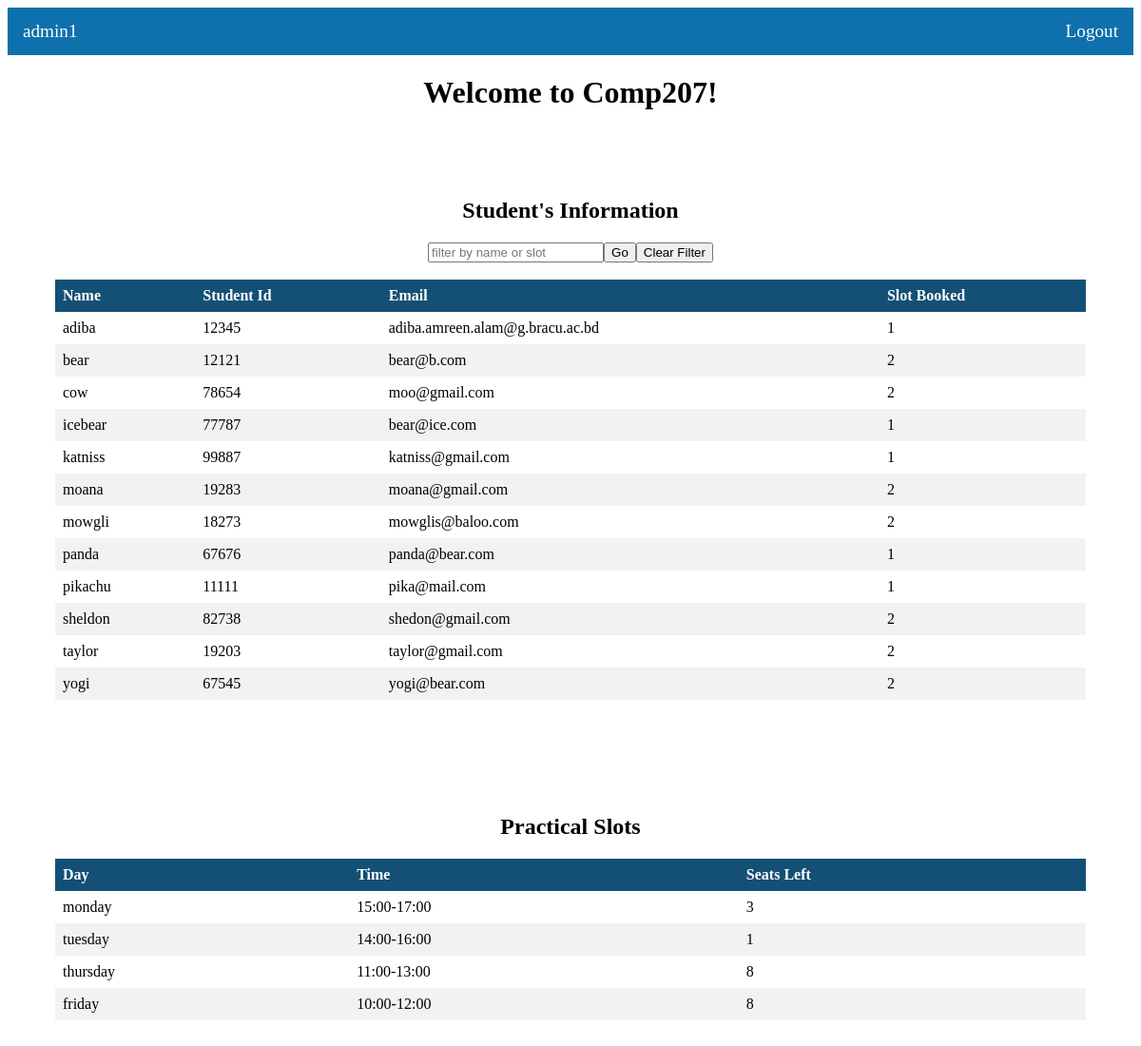
The app's page /admindashboard.php?sort=name (signed in) with its own data.
### tables this page shows
CREATE TABLE `students` (
  `name` varchar(100) NOT NULL,
  `email` varchar(100) NOT NULL,
  `sid` int(5) NOT NULL,
  `slot_booked` int(11) NOT NULL
);

CREATE TABLE `slots` (
  `slotid` int(11) NOT NULL,
  `day` varchar(20) NOT NULL,
  `time` varchar(20) NOT NULL,
  `seats_left` int(11) NOT NULL
);

### admindashboard.php (the view, shortened to what this page needs)
<?php
include("connectdb.php");
$sql1 = "SELECT * FROM students";
if(isset($_GET['sort'])){
    $sort = $_GET['sort'];
    $sql1 .= " ORDER BY $sort";
  }
?>
<!DOCTYPE html>
<html>
<head>
    <link rel="stylesheet" href="style.css" />
</head>
<body>
    <ul class="navbar">
        <li class="nav-item" style="float: left; font-family: geneva;"><a class="nav-link" href="admindashboard.php"><?php echo $_SESSION['username']; ?></a></li>
        <li class="nav-item"><a class="nav-link" href="logout.php">Logout</a></li>
    </ul>
    <div class ="row">
        <h1>Welcome to Comp207!</h1>
    </div>
    <div class="tablec">
    <h2 style="text-align: center;">Student's Information</h2>
    <form class="filterform" method="post" action="admindashboard.php">
        <input type="text" id="filter" name="filter" placeholder="filter by name or slot" tabindex="0"/>
        <input type="submit" name="Filterbutton" id="Filterbutton" value="Go"/>
        <input type="submit" name="Clearbutton" id="Clearbutton" value="Clear Filter"/>
    </form>
    <table>
        <thead>
            <tr>
                <th><a href="admindashboard.php?sort=name">Name</a></th>
                <th><a href="admindashboard.php?sort=sid">Student Id</a></th>
                <th><a href="admindashboard.php?sort=email">Email</a></th>
                <th><a href="admindashboard.php?sort=slot_booked">Slot Booked</a></th>
            </tr>
        </thead>
        <tbody>
            <?php
            $result1 = mysqli_query($conn, $sql1);
            while ($row = $result1->fetch_assoc()) {
            ?>
            <tr>
                <td><?php echo $row['name']; ?></td>
                <td><?php echo $row['sid']; ?></td>
                <td><?php echo $row['email']; ?></td>
                <td><?php echo $row['slot_booked']; ?></td>
            </tr>
            <?php
            }
            ?>
        </tbody>
    </table>
    </div>
    <div class="tablec">
    <h2 style="text-align: center;">Practical Slots</h2>
    <table>
        <thead>
            <tr>
                <th>Day</th>
                <th>Time</th>
                <th>Seats Left</th>
            </tr>
        </thead>
            <tbody>
                <?php
                $sql2 = "SELECT * FROM slots";
                $result2 = mysqli_query($conn, $sql2);
                while ($row = $result2->fetch_assoc()) {
                ?>
                <tr>
                    <td><?php echo $row['day']; ?></td>
                    <td><?php echo $row['time']; ?></td>
                    <td><?php echo $row['seats_left']; ?></td>
                </tr>
                <?php
                }
                ?>
            </tbody>
    </table>
    </div>
</body>
</html>

### style.css (style rules this page uses)
body { background: white; }
.navbar { list-style-type: none; margin: 0; padding: 0px; overflow: hidden; background-color: rgb(14, 112, 172); position: -webkit-sticky; position: sticky !important; top: 0; z-index: 2 }
.nav-item { float: right; font-size: larger; }
.nav-link { display: block; color: white; text-align: center; padding: 14px 16px; text-decoration: none; }
.row { display: flex; justify-content: center; align-items: center; }
table { border-collapse: collapse; width: 100%; }
th, td { text-align: left; padding: 8px; }
tr:nth-child(even) { background-color: #f2f2f2 }
th { background-color: rgb(20, 80, 117); color: white; }
.tablec { padding: 50px; }
a { color: white; text-decoration: none; }
.filterform { display: flex; justify-content: center; align-items: center; }

### records on screen
students: name "adiba", sid "12345", email "adiba.amreen.alam@g.bracu.ac.bd", slot_booked "1"
students: name "bear", sid "12121", email "bear@b.com", slot_booked "2"
students: name "cow", sid "78654", email "moo@gmail.com", slot_booked "2"
students: name "icebear", sid "77787", email "bear@ice.com", slot_booked "1"
students: name "katniss", sid "99887", email "katniss@gmail.com", slot_booked "1"
students: name "moana", sid "19283", email "moana@gmail.com", slot_booked "2"
students: name "mowgli", sid "18273", email "mowglis@baloo.com", slot_booked "2"
students: name "panda", sid "67676", email "panda@bear.com", slot_booked "1"
students: name "pikachu", sid "11111", email "pika@mail.com", slot_booked "1"
students: name "sheldon", sid "82738", email "shedon@gmail.com", slot_booked "2"
students: name "taylor", sid "19203", email "taylor@gmail.com", slot_booked "2"
students: name "yogi", sid "67545", email "yogi@bear.com", slot_booked "2"
slots: day "monday", time "15:00-17:00", seats_left "3"
slots: day "tuesday", time "14:00-16:00", seats_left "1"
slots: day "thursday", time "11:00-13:00", seats_left "8"
slots: day "friday", time "10:00-12:00", seats_left "8"

### other values on screen
$_SESSION['username'] "admin1"
